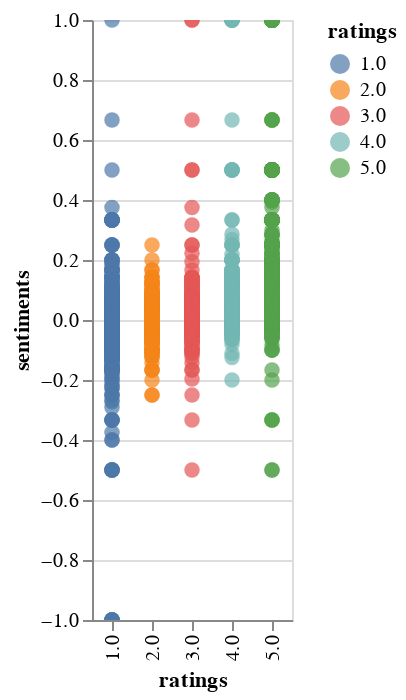

Notebook code for this chart:
### Code cell
# returns the distribution of ratings from 1.0 - 5.0
# 1.0 : 1500, 2.0 : 500, 3.0 : 500, 4.0 : 500, 5.0 : 1500
rating_counts = Counter(ratings)

data1 = pd.DataFrame(
    {
        "ratings": [str(e) for e in list(rating_counts.keys())],
        "counts": list(rating_counts.values()),
    }
)

chart1 = alt.Chart(data1).mark_bar().encode(x="ratings", y="counts")


hist, bin_edges = np.histogram(sentiment_reviews, density=True)
labels = list(zip(bin_edges, bin_edges[1:]))
labels = [(str(e[0]), str(e[1])) for e in labels]
labels = [" ".join(e) for e in labels]

data2 = pd.DataFrame({"sentiment scores": labels, "counts": hist})

chart2 = (
    alt.Chart(data2)
    .mark_bar()
    .encode(x=alt.X("sentiment scores", sort=labels), y="counts")
)

source = pd.DataFrame(
    {"ratings": [str(e) for e in ratings], "sentiments": sentiment_reviews}
)


chart4 = (
    alt.Chart(source)
    .mark_circle(size=60)
    .encode(
        x="ratings", y="sentiments", color="ratings", tooltip=["ratings", "sentiments"]
    )
    .interactive()
)

chart4

### Figure 1 — Vega-Lite specification as saved in the notebook (floating-point values rounded to 4 significant figures; data arrays with more than 128 entries replaced by an {"elided": "..."} marker saying what was removed)
{"config": {"view": {"continuousWidth": 400, "continuousHeight": 300}}, "data": {"name": "data-9f1e108d37abe383f0b08d6cc211b464"}, "mark": {"type": "circle", "size": 60}, "encoding": {"color": {"type": "nominal", "field": "ratings"}, "tooltip": [{"type": "nominal", "field": "ratings"}, {"type": "quantitative", "field": "sentiments"}], "x": {"type": "nominal", "field": "ratings"}, "y": {"type": "quantitative", "field": "sentiments"}}, "selection": {"selector001": {"type": "interval", "bind": "scales", "encodings": ["x", "y"]}}, "$schema": "https://vega.github.io/schema/vega-lite/v4.8.1.json", "datasets": {"data-9f1e108d37abe383f0b08d6cc211b464": {"elided": "4500 records"}}}
